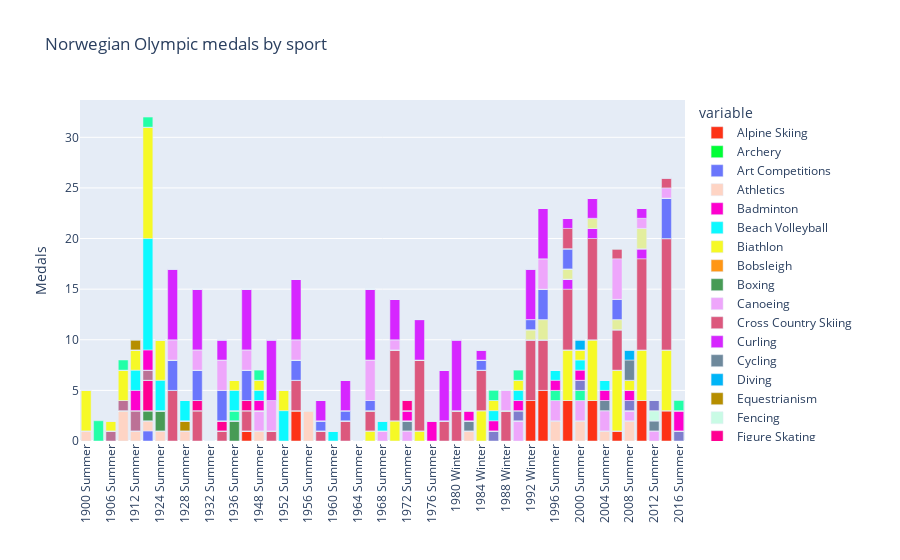

Notebook cell for this chart:
### Code cell
fig = px.bar(nor_medals_sport, 
             x="Games", y=nor_medals_sport.columns[1:], 
             title="Norwegian Olympic medals by sport", 
             labels={"Total": "Medals", "index": "Sport", "Games": "", "value": "Medals"}, 
             color_discrete_sequence=px.colors.qualitative.Light24)
fig.update_xaxes(tickangle=-90)
fig.show()
